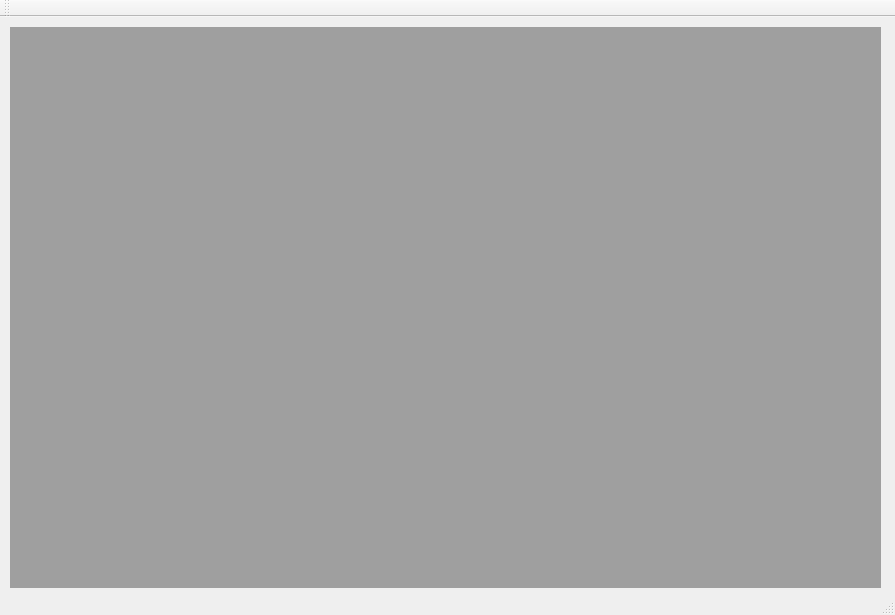
<?xml version="1.0" encoding="UTF-8"?>
<ui version="4.0">
 <class>FPCSPLITClass</class>
 <widget class="QMainWindow" name="FPCSPLITClass">
  <property name="geometry">
   <rect>
    <x>0</x>
    <y>0</y>
    <width>895</width>
    <height>615</height>
   </rect>
  </property>
  <property name="windowTitle">
   <string>FPCSPLIT</string>
  </property>
  <widget class="QWidget" name="centralWidget">
   <widget class="QMdiArea" name="mdiArea">
    <property name="geometry">
     <rect>
      <x>10</x>
      <y>10</y>
      <width>871</width>
      <height>561</height>
     </rect>
    </property>
   </widget>
  </widget>
  <widget class="QMenuBar" name="menuBar">
   <property name="geometry">
    <rect>
     <x>0</x>
     <y>0</y>
     <width>895</width>
     <height>23</height>
    </rect>
   </property>
  </widget>
  <widget class="QToolBar" name="mainToolBar">
   <attribute name="toolBarArea">
    <enum>TopToolBarArea</enum>
   </attribute>
   <attribute name="toolBarBreak">
    <bool>false</bool>
   </attribute>
  </widget>
  <widget class="QStatusBar" name="statusBar"/>
 </widget>
 <layoutdefault spacing="6" margin="11"/>
 <resources>
  <include location="FPCSPLIT.qrc"/>
 </resources>
 <connections/>
 <slots>
  <slot>Start()</slot>
 </slots>
</ui>
